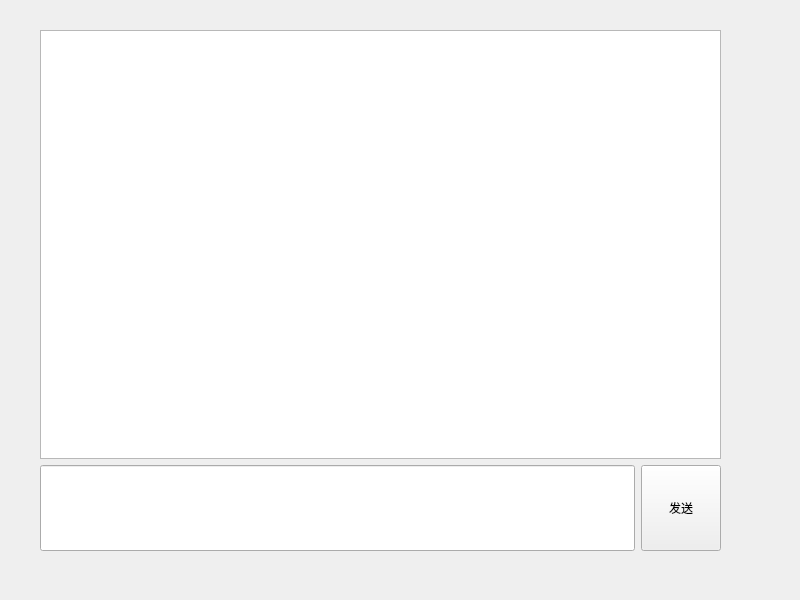
<?xml version="1.0" encoding="UTF-8"?>
<ui version="4.0">
 <class>Widget</class>
 <widget class="QWidget" name="Widget">
  <property name="geometry">
   <rect>
    <x>0</x>
    <y>0</y>
    <width>800</width>
    <height>600</height>
   </rect>
  </property>
  <property name="windowTitle">
   <string>Widget</string>
  </property>
  <widget class="QWidget" name="">
   <property name="geometry">
    <rect>
     <x>40</x>
     <y>30</y>
     <width>681</width>
     <height>521</height>
    </rect>
   </property>
   <layout class="QVBoxLayout" name="verticalLayout" stretch="5,1">
    <item>
     <widget class="QListWidget" name="listWidget"/>
    </item>
    <item>
     <layout class="QHBoxLayout" name="horizontalLayout">
      <item>
       <widget class="QLineEdit" name="lineEdit">
        <property name="sizePolicy">
         <sizepolicy hsizetype="Expanding" vsizetype="Expanding">
          <horstretch>0</horstretch>
          <verstretch>0</verstretch>
         </sizepolicy>
        </property>
       </widget>
      </item>
      <item>
       <widget class="QPushButton" name="pushButton">
        <property name="sizePolicy">
         <sizepolicy hsizetype="Minimum" vsizetype="Expanding">
          <horstretch>0</horstretch>
          <verstretch>0</verstretch>
         </sizepolicy>
        </property>
        <property name="text">
         <string>发送</string>
        </property>
       </widget>
      </item>
     </layout>
    </item>
   </layout>
  </widget>
 </widget>
 <resources/>
 <connections/>
</ui>
